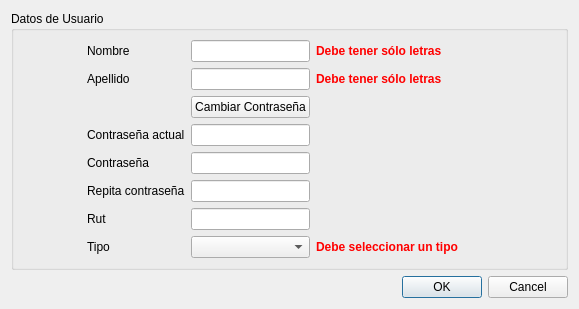
<?xml version="1.0" encoding="UTF-8"?>
<ui version="4.0">
 <class>FormularioUsuario</class>
 <widget class="QDialog" name="FormularioUsuario">
  <property name="enabled">
   <bool>true</bool>
  </property>
  <property name="geometry">
   <rect>
    <x>0</x>
    <y>0</y>
    <width>579</width>
    <height>287</height>
   </rect>
  </property>
  <property name="windowTitle">
   <string>Formulario Usuario</string>
  </property>
  <layout class="QVBoxLayout" name="verticalLayout_3">
   <item>
    <widget class="QGroupBox" name="groupBox">
     <property name="title">
      <string>Datos de Usuario</string>
     </property>
     <layout class="QHBoxLayout" name="horizontalLayout">
      <item>
       <spacer name="horizontalSpacer_2">
        <property name="orientation">
         <enum>Qt::Horizontal</enum>
        </property>
        <property name="sizeHint" stdset="0">
         <size>
          <width>40</width>
          <height>20</height>
         </size>
        </property>
       </spacer>
      </item>
      <item>
       <layout class="QGridLayout" name="gridLayout">
        <item row="3" column="2">
         <widget class="QLabel" name="label_error_clave_actual">
          <property name="text">
           <string/>
          </property>
         </widget>
        </item>
        <item row="4" column="0">
         <widget class="QLabel" name="label_clave">
          <property name="text">
           <string>Contraseña</string>
          </property>
         </widget>
        </item>
        <item row="4" column="1">
         <widget class="QLineEdit" name="lineEdit_clave"/>
        </item>
        <item row="4" column="2">
         <widget class="QLabel" name="label_error_clave">
          <property name="text">
           <string/>
          </property>
         </widget>
        </item>
        <item row="5" column="1">
         <widget class="QLineEdit" name="lineEdit_verif"/>
        </item>
        <item row="5" column="0">
         <widget class="QLabel" name="label_verif">
          <property name="text">
           <string>Repita contraseña</string>
          </property>
         </widget>
        </item>
        <item row="7" column="1">
         <widget class="QComboBox" name="comboBox_tipo"/>
        </item>
        <item row="6" column="1">
         <widget class="QLineEdit" name="lineEdit_rut"/>
        </item>
        <item row="7" column="0">
         <widget class="QLabel" name="label_5">
          <property name="text">
           <string>Tipo</string>
          </property>
         </widget>
        </item>
        <item row="7" column="2">
         <widget class="QLabel" name="label_error_tipo">
          <property name="text">
           <string>&lt;html&gt;&lt;head/&gt;&lt;body&gt;&lt;p&gt;&lt;span style=&quot; font-weight:600; color:#ff0000;&quot;&gt;Debe seleccionar un tipo&lt;/span&gt;&lt;/p&gt;&lt;/body&gt;&lt;/html&gt;</string>
          </property>
         </widget>
        </item>
        <item row="6" column="0">
         <widget class="QLabel" name="label_3">
          <property name="text">
           <string>Rut</string>
          </property>
         </widget>
        </item>
        <item row="2" column="0">
         <widget class="QLabel" name="label_cambiar_c">
          <property name="text">
           <string/>
          </property>
         </widget>
        </item>
        <item row="0" column="1">
         <widget class="QLineEdit" name="lineEdit_nombre"/>
        </item>
        <item row="0" column="0">
         <widget class="QLabel" name="label">
          <property name="text">
           <string>Nombre</string>
          </property>
         </widget>
        </item>
        <item row="1" column="1">
         <widget class="QLineEdit" name="lineEdit_apellido"/>
        </item>
        <item row="0" column="2">
         <widget class="QLabel" name="label_error_nombre">
          <property name="text">
           <string>&lt;html&gt;&lt;head/&gt;&lt;body&gt;&lt;p&gt;&lt;span style=&quot; font-weight:600; color:#ff0000;&quot;&gt;Debe tener sólo letras&lt;/span&gt;&lt;/p&gt;&lt;/body&gt;&lt;/html&gt;</string>
          </property>
         </widget>
        </item>
        <item row="3" column="1">
         <widget class="QLineEdit" name="lineEdit_clave_actual"/>
        </item>
        <item row="1" column="0">
         <widget class="QLabel" name="label_2">
          <property name="text">
           <string>Apellido</string>
          </property>
         </widget>
        </item>
        <item row="2" column="1">
         <widget class="QPushButton" name="pushButton_cambiar_c">
          <property name="text">
           <string>Cambiar Contraseña</string>
          </property>
         </widget>
        </item>
        <item row="3" column="0">
         <widget class="QLabel" name="label_clave_actual">
          <property name="text">
           <string>Contraseña actual</string>
          </property>
         </widget>
        </item>
        <item row="1" column="2">
         <widget class="QLabel" name="label_error_apellido">
          <property name="text">
           <string>&lt;html&gt;&lt;head/&gt;&lt;body&gt;&lt;p&gt;&lt;span style=&quot; font-weight:600; color:#ff0000;&quot;&gt;Debe tener sólo letras&lt;/span&gt;&lt;/p&gt;&lt;/body&gt;&lt;/html&gt;</string>
          </property>
         </widget>
        </item>
        <item row="5" column="2">
         <widget class="QLabel" name="label_error_verif">
          <property name="text">
           <string/>
          </property>
         </widget>
        </item>
        <item row="6" column="2">
         <widget class="QLabel" name="label_error_rut">
          <property name="minimumSize">
           <size>
            <width>177</width>
            <height>20</height>
           </size>
          </property>
          <property name="text">
           <string/>
          </property>
         </widget>
        </item>
       </layout>
      </item>
      <item>
       <spacer name="horizontalSpacer">
        <property name="orientation">
         <enum>Qt::Horizontal</enum>
        </property>
        <property name="sizeHint" stdset="0">
         <size>
          <width>40</width>
          <height>20</height>
         </size>
        </property>
       </spacer>
      </item>
     </layout>
    </widget>
   </item>
   <item>
    <widget class="QDialogButtonBox" name="buttonBox">
     <property name="orientation">
      <enum>Qt::Horizontal</enum>
     </property>
     <property name="standardButtons">
      <set>QDialogButtonBox::Cancel|QDialogButtonBox::Ok</set>
     </property>
    </widget>
   </item>
  </layout>
 </widget>
 <tabstops>
  <tabstop>lineEdit_nombre</tabstop>
  <tabstop>lineEdit_apellido</tabstop>
  <tabstop>pushButton_cambiar_c</tabstop>
  <tabstop>lineEdit_clave_actual</tabstop>
  <tabstop>lineEdit_clave</tabstop>
  <tabstop>lineEdit_verif</tabstop>
  <tabstop>lineEdit_rut</tabstop>
  <tabstop>comboBox_tipo</tabstop>
  <tabstop>buttonBox</tabstop>
 </tabstops>
 <resources/>
 <connections>
  <connection>
   <sender>buttonBox</sender>
   <signal>accepted()</signal>
   <receiver>FormularioUsuario</receiver>
   <slot>accept()</slot>
   <hints>
    <hint type="sourcelabel">
     <x>248</x>
     <y>254</y>
    </hint>
    <hint type="destinationlabel">
     <x>157</x>
     <y>274</y>
    </hint>
   </hints>
  </connection>
  <connection>
   <sender>buttonBox</sender>
   <signal>rejected()</signal>
   <receiver>FormularioUsuario</receiver>
   <slot>reject()</slot>
   <hints>
    <hint type="sourcelabel">
     <x>316</x>
     <y>260</y>
    </hint>
    <hint type="destinationlabel">
     <x>286</x>
     <y>274</y>
    </hint>
   </hints>
  </connection>
 </connections>
</ui>
